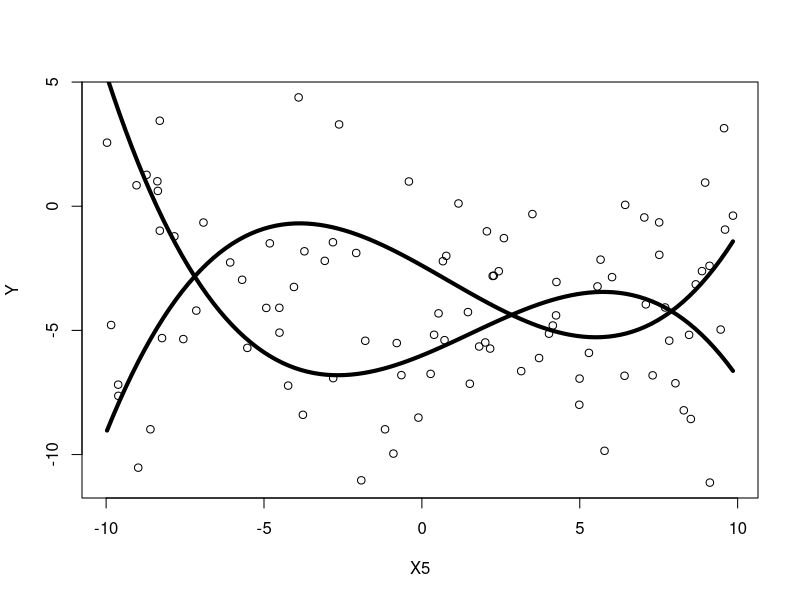

Write the R code that produced this figure. (Note: this script raises an error after producing the figure.)
set.seed(151)

n <- 95

X5 <- runif(n, -10, 10)
X2 <- sample(c('blue pill', 'red pill'), n, replace=TRUE)
X9 <- sample(c(0, 1), n, replace=TRUE)

X3 <- sample(c('one fish', 'two fish', 'red fish', 'blue fish'), n, replace=TRUE)

X6 <- sample(c('steak', 'chicken', 'mystery meat'), n, replace=TRUE)

X8 <- runif(n, -10, 10)

red <- ifelse(X2 == 'red pill', 1, 0)

X9 <- runif(n, -10, 10)
low <- ifelse(X9 < 0, 1, 0)

beta0 <- -5
beta1 <- .6
beta2 <- .03
beta3 <- -.01

beta4 <- 3
beta5 <- -1.2
beta6 <- -.06
beta7 <- .02

beta8 <- 1
beta9 <- .1
beta10 <- 0
beta11 <- 0

beta12 <- 0
beta13 <- -.3
beta14 <- 0
beta15 <- 0

beta16 <- -10
beta17 <- -.1
beta18 <- .1
beta19 <- 0

sigma <- 5
sigma <- 2.9

Y <- 
     beta0 + beta1*X5 + beta2*X5^2 + beta3*X5^3 +
     beta4*red + beta5*X5*red + beta6*X5^2*red + beta7*X5^3*red +
  rnorm(n, 0, sigma)

myData <- data.frame(
            Y = Y
            ,
            X1 = rbeta(n,5,2)
            ,
            X2 = X2
            ,
            X3 = X3
            ,
            X4 = rf(n, 2, 5)
            ,
            X5 = X5
            ,
            X6 = X6
            ,
            X7 = sample(c('right','left'), n, replace=TRUE)
            ,
            X8 = runif(n, -20, 5)
            ,
            X9 = X9
            ,
            X10 = rbinom(n, 30, .5)
          )

plot(Y ~ X5, data = myData)

# pairs(myData)

mylm <- lm(Y ~ X5 + X2 + X5:X2 + I(X5^2) + I(X5^3) + I(X5^2):X2 + I(X5^3):X2, data = myData)

summary(mylm)

b <- coef(mylm)

curve(b[1] +b[2]*x + b[4]*x^2 + b[5]*x^3, add=TRUE, col=palette()[1], lwd=4)
curve((b[1] + b[3]) + (b[2] + b[6])*x + (b[4] + b[7])*x^2 + (b[5] + b[8])*x^3, add=TRUE, col=palette()[1], lwd=4)
# abline(beta8, beta9)
# abline((beta8 + beta12), (beta9 + beta13))

# lm1 <- lm(Y ~ X4, data = myData)
# 
# lm(formula = Y ~ X1, data = myData)
# 
# palette(c("skyblue","orange"))
# pairs(cbind(R=lm1$res, fit=lm1$fit, myData), pch=16, cex=1, panel=panel.smooth, col.smooth="skyblue4", col=factor(myData$X1))

write_csv(myData, './../Data/DallinsData.csv')
